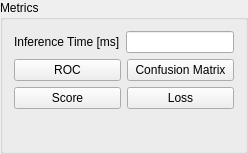
        <widget class="QGroupBox" name="grp_Metrics">
         <property name="title">
          <string>Metrics</string>
         </property>
         <layout class="QVBoxLayout" name="verticalLayout_3">
          <item>
           <layout class="QHBoxLayout" name="horizontalLayout_15">
            <item>
             <widget class="QLabel" name="lbl_Inference_Time">
              <property name="text">
               <string>Inference Time [ms]</string>
              </property>
             </widget>
            </item>
            <item>
             <widget class="QLineEdit" name="lEdit_Inference_Time"/>
            </item>
           </layout>
          </item>
          <item>
           <layout class="QHBoxLayout" name="horizontalLayout_9">
            <item>
             <widget class="QPushButton" name="pBtn_ROC_Curve">
              <property name="text">
               <string>ROC</string>
              </property>
             </widget>
            </item>
            <item>
             <widget class="QPushButton" name="pBtn_Confusion_Matrix">
              <property name="text">
               <string>Confusion Matrix</string>
              </property>
             </widget>
            </item>
           </layout>
          </item>
          <item>
           <layout class="QHBoxLayout" name="horizontalLayout_10">
            <item>
             <widget class="QPushButton" name="pBtn_Score">
              <property name="text">
               <string>Score</string>
              </property>
             </widget>
            </item>
            <item>
             <widget class="QPushButton" name="pBtn_Loss">
              <property name="text">
               <string>Loss</string>
              </property>
             </widget>
            </item>
           </layout>
          </item>
          <item>
           <spacer name="verticalSpacer">
            <property name="orientation">
             <enum>Qt::Vertical</enum>
            </property>
            <property name="sizeHint" stdset="0">
             <size>
              <width>20</width>
              <height>31</height>
             </size>
            </property>
           </spacer>
          </item>
         </layout>
        </widget>
